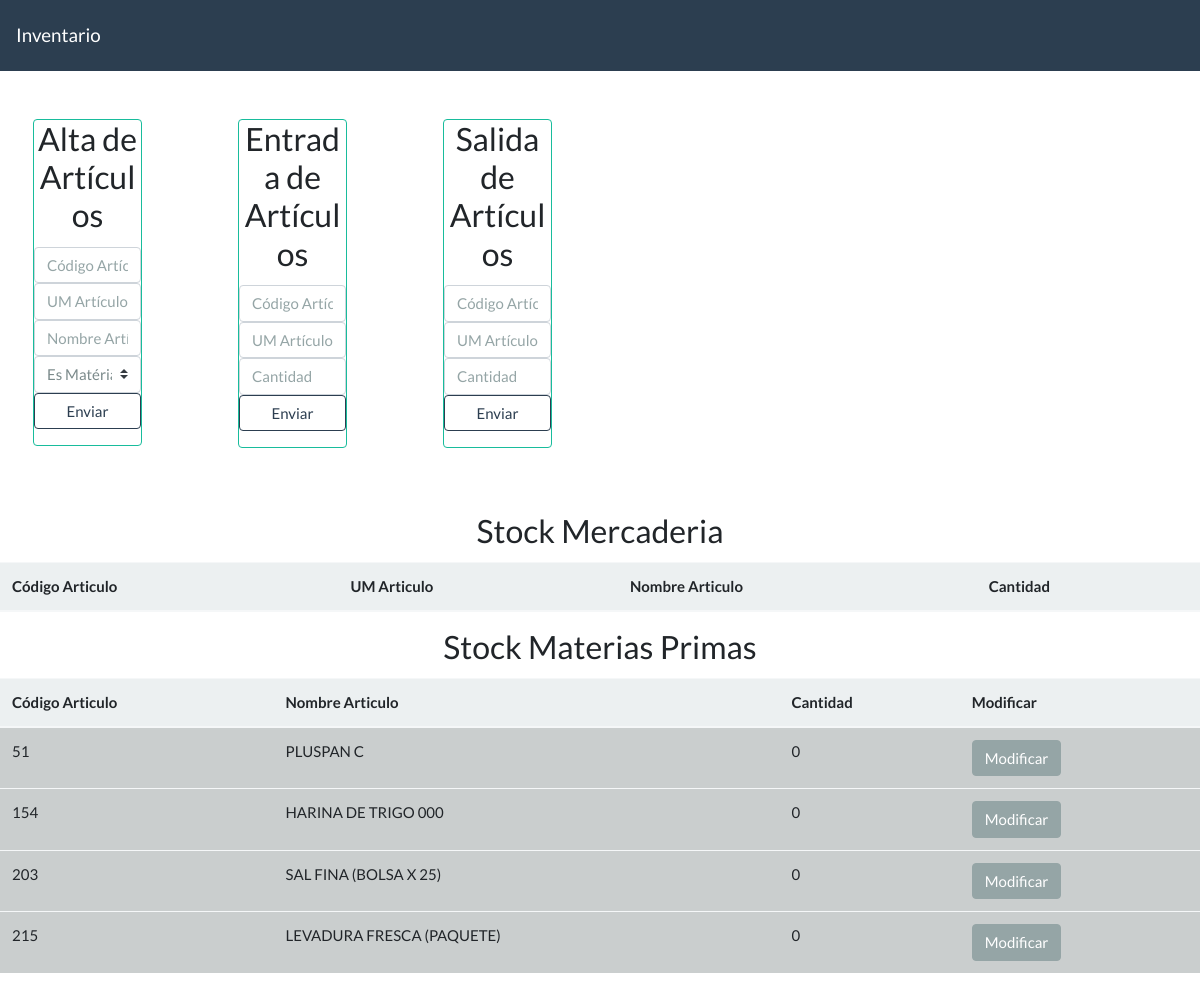
Before: / with the older database file.
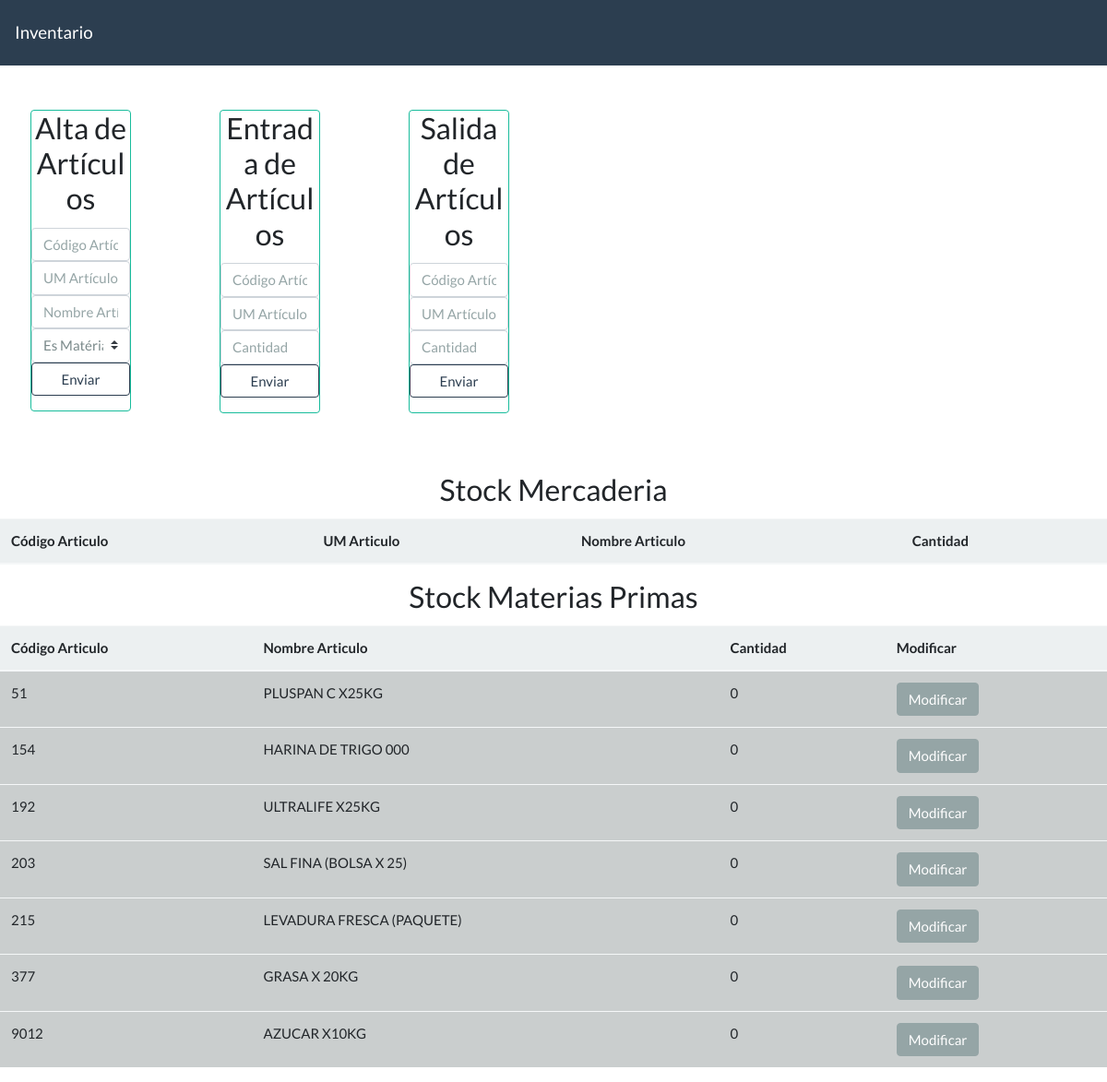
After: the same page with the newer database file.
### tables this page shows
CREATE TABLE "articulos" (
	"codigo"	INTEGER NOT NULL UNIQUE,
	"unidad_medida"	INTEGER NOT NULL,
	"nombre"	TEXT NOT NULL, matprim boolean,
	PRIMARY KEY("codigo","unidad_medida")
);

### inventario.py (the view)
@app.route('/')
def index():
    listar_stock = '''select articulos.codigo, articulos.nombre, articulos.unidad_medida, sum(movimientos.cantidad)
                    from articulos
                    INNER JOIN movimientos  on articulos.codigo = movimientos.codigo and articulos.unidad_medida = movimientos.unidad_medida
                    group by articulos.codigo
                    '''
    cursor.execute(listar_stock)
    stock_actual = cursor.fetchall()
    listar_stock2 = '''select articulos.codigo, articulos.nombre, articulos.unidad_medida, materiaprima.cantidad, max(materiaprima.fecha_movimientos)
                    from articulos
                    INNER JOIN materiaprima  on articulos.codigo = materiaprima.codigo and articulos.unidad_medida = materiaprima.unidad_medida
                    group by articulos.codigo
                    '''
    cursor.execute(listar_stock2)
    mp_actual = cursor.fetchall()
    return render_template('index.html', cantidades=stock_actual, materiasprimas=mp_actual)

### templates/index.html (shortened to what this page needs)
{% extends 'diagrama.html' %}
{% block body%}
<div class="row">
    <div class="col-md-2 p-5">
        <div class="card border-success mb-3" style="max-width: 20rem;">
            <h3 class="card-title text-center">Alta de Artículos</h3>
            <form class="form-group" action="/alta", method="POST" autocomplete="off">
                <input class="form-control" type="text" name="articulo_cod" placeholder="Código Artículo">
                <input class="form-control" type="text" name="articulo_um" placeholder="UM Artículo">
                <input class="form-control" type="text" name="articulo_nombre" placeholder="Nombre Artículo">
                <div>
                    <select class="custom-select" p-1 name="matprim">
                      <option value="0">Es Matéria Prima?:</option>
                    </select>
                </div>
                <button type="submit" class="btn btn-outline-primary btn-block boton-acc">Enviar</button>
            </form>
        </div>
    </div>
    <div class="col-md-2 p-5">
        <div class="card border-success mb-3" style="max-width: 20rem;">
            <h3 class="card-title text-center">Entrada de Artículos</h3>
            <form class="form-group" action="/entrada", method="POST" autocomplete="off">
                <input class="form-control" type="text" name="articulo_cod" placeholder="Código Artículo">
                <input class="form-control" type="text" name="articulo_um" placeholder="UM Artículo">
                <input class="form-control" type="text" name="articulo_cantidad" placeholder="Cantidad">
                <button type="submit" class="btn btn-outline-primary btn-block boton-acc">Enviar</button>
            </form>
        </div>
    </div>
    <div class="col-md-2 p-5">
        <div class="card border-success mb-3" style="max-width: 20rem;">
            <h3 class="card-title text-center">Salida de Artículos</h3>
            <form class="form-group" action="/salida", method="POST" autocomplete="off">
                <input class="form-control" type="text" name="articulo_cod" placeholder="Código Artículo">
                <input class="form-control" type="text" name="articulo_um" placeholder="UM Artículo">
                <input class="form-control" type="text" name="articulo_cantidad" placeholder="Cantidad">
                <button type="submit" class="btn btn-outline-primary btn-block boton-acc">Enviar</button>
            </form>
        </div>
    </div>
</div>
<div>
    <h3 class="card-title text-center">Stock Mercaderia</h3>
    <table class="table table-light">
        <thead>
            <th scope="col">Código Articulo</th>
            <th scope="col">UM Articulo</th>
            <th scope="col">Nombre Articulo</th>
            <th scope="col">Cantidad</th>
        </thead>
    </table>
</div>
<div>
    <h3 class="card-title text-center">Stock Materias Primas</h3>
    <table class="table table-light">
        <thead>
            <th scope="col">Código Articulo</th>
            <th scope="col">Nombre Articulo</th>
            <th scope="col">Cantidad</th>
            <th scope="col">Modificar</th>
        </thead>
        <tbody>
            {% for mp in materiasprimas %}
            <tr class="table-active">
                <td>{{ mp.0 }}</td>
                <td>{{ mp.1 }}</td>
                <td>{{ mp.3 }}</td>
                <td>
                    <a href="/modificar/{{mp.0}}" class="btn btn-secondary"</button>Modificar</a>
                </td>
            </tr>
            {% endfor %}
        </tbody>
    </table>
</div>
{% endblock%}

### templates/diagrama.html (shortened to what this page needs)
<!DOCTYPE html>
<html lang="es">
<head>
    <link rel="stylesheet" href="https://bootswatch.com/4/flatly/bootstrap.min.css">
</head>
<body>
    <nav class="navbar navbar-expand-lg navbar-dark bg-primary">
        <a class="navbar-brand" href="/">Inventario</a>
      </nav>
    <div class="contenedor" pt-6>
        {% block body%}
        {% endblock%}
    </div>
</body>
</html>

Changed rows visible on the page:
changed articulos: nombre "PLUSPAN C" → "PLUSPAN C X25KG"
added articulos: codigo "192", nombre "ULTRALIFE X25KG", mp "0"
added articulos: codigo "377", nombre "GRASA X 20KG", mp "0"
added articulos: codigo "9012", nombre "AZUCAR X10KG", mp "0"
